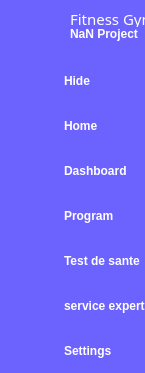
               <widget class="QFrame" name="leftMenuBg">
                <property name="minimumSize">
                 <size>
                  <width>0</width>
                  <height>0</height>
                 </size>
                </property>
                <property name="maximumSize">
                 <size>
                  <width>62</width>
                  <height>16777215</height>
                 </size>
                </property>
                <property name="styleSheet">
                 <string notr="true">background-color:rgb(108, 99, 255);</string>
                </property>
                <property name="frameShape">
                 <enum>QFrame::NoFrame</enum>
                </property>
                <property name="frameShadow">
                 <enum>QFrame::Raised</enum>
                </property>
                <layout class="QVBoxLayout" name="verticalLayout_23">
                 <property name="spacing">
                  <number>0</number>
                 </property>
                 <property name="leftMargin">
                  <number>0</number>
                 </property>
                 <property name="topMargin">
                  <number>0</number>
                 </property>
                 <property name="rightMargin">
                  <number>0</number>
                 </property>
                 <property name="bottomMargin">
                  <number>0</number>
                 </property>
                 <item>
                  <widget class="QFrame" name="topLogoInfo">
                   <property name="minimumSize">
                    <size>
                     <width>0</width>
                     <height>50</height>
                    </size>
                   </property>
                   <property name="maximumSize">
                    <size>
                     <width>16777215</width>
                     <height>50</height>
                    </size>
                   </property>
                   <property name="styleSheet">
                    <string notr="true"/>
                   </property>
                   <property name="frameShape">
                    <enum>QFrame::NoFrame</enum>
                   </property>
                   <property name="frameShadow">
                    <enum>QFrame::Raised</enum>
                   </property>
                   <widget class="QLabel" name="titleLeftApp">
                    <property name="geometry">
                     <rect>
                      <x>70</x>
                      <y>8</y>
                      <width>160</width>
                      <height>20</height>
                     </rect>
                    </property>
                    <property name="font">
                     <font>
                      <family>Segoe UI Semibold</family>
                      <pointsize>11</pointsize>
                      <italic>false</italic>
                      <bold>false</bold>
                     </font>
                    </property>
                    <property name="styleSheet">
                     <string notr="true">color: rgb(255, 255, 255);</string>
                    </property>
                    <property name="text">
                     <string>Fitness Gym</string>
                    </property>
                    <property name="alignment">
                     <set>Qt::AlignLeading|Qt::AlignLeft|Qt::AlignTop</set>
                    </property>
                   </widget>
                   <widget class="QLabel" name="titleLeftDescription">
                    <property name="geometry">
                     <rect>
                      <x>70</x>
                      <y>27</y>
                      <width>160</width>
                      <height>16</height>
                     </rect>
                    </property>
                    <property name="maximumSize">
                     <size>
                      <width>16777215</width>
                      <height>16</height>
                     </size>
                    </property>
                    <property name="font">
                     <font>
                      <family>Segoe UI</family>
                      <pointsize>9</pointsize>
                      <italic>false</italic>
                      <bold>true</bold>
                     </font>
                    </property>
                    <property name="styleSheet">
                     <string notr="true">color: rgb(255, 255, 255);</string>
                    </property>
                    <property name="text">
                     <string>NaN Project</string>
                    </property>
                    <property name="alignment">
                     <set>Qt::AlignLeading|Qt::AlignLeft|Qt::AlignTop</set>
                    </property>
                   </widget>
                   <widget class="QLabel" name="label_17">
                    <property name="geometry">
                     <rect>
                      <x>0</x>
                      <y>0</y>
                      <width>61</width>
                      <height>51</height>
                     </rect>
                    </property>
                    <property name="maximumSize">
                     <size>
                      <width>61</width>
                      <height>51</height>
                     </size>
                    </property>
                    <property name="text">
                     <string/>
                    </property>
                    <property name="pixmap">
                     <pixmap>../../../.designer/images/images/girl-g65e6d80c5_640.jpg</pixmap>
                    </property>
                    <property name="scaledContents">
                     <bool>true</bool>
                    </property>
                   </widget>
                  </widget>
                 </item>
                 <item>
                  <widget class="QFrame" name="leftMenuFrame">
                   <property name="minimumSize">
                    <size>
                     <width>0</width>
                     <height>0</height>
                    </size>
                   </property>
                   <property name="frameShape">
                    <enum>QFrame::NoFrame</enum>
                   </property>
                   <property name="frameShadow">
                    <enum>QFrame::Raised</enum>
                   </property>
                   <layout class="QVBoxLayout" name="verticalMenuLayout">
                    <property name="spacing">
                     <number>0</number>
                    </property>
                    <property name="leftMargin">
                     <number>0</number>
                    </property>
                    <property name="topMargin">
                     <number>8</number>
                    </property>
                    <property name="rightMargin">
                     <number>0</number>
                    </property>
                    <property name="bottomMargin">
                     <number>0</number>
                    </property>
                    <item>
                     <widget class="QFrame" name="toggleBox">
                      <property name="maximumSize">
                       <size>
                        <width>16777215</width>
                        <height>45</height>
                       </size>
                      </property>
                      <property name="frameShape">
                       <enum>QFrame::NoFrame</enum>
                      </property>
                      <property name="frameShadow">
                       <enum>QFrame::Raised</enum>
                      </property>
                      <layout class="QVBoxLayout" name="verticalLayout_24">
                       <property name="spacing">
                        <number>0</number>
                       </property>
                       <property name="leftMargin">
                        <number>0</number>
                       </property>
                       <property name="topMargin">
                        <number>0</number>
                       </property>
                       <property name="rightMargin">
                        <number>0</number>
                       </property>
                       <property name="bottomMargin">
                        <number>0</number>
                       </property>
                       <item>
                        <widget class="QPushButton" name="toggleButton">
                         <property name="sizePolicy">
                          <sizepolicy hsizetype="Expanding" vsizetype="Fixed">
                           <horstretch>0</horstretch>
                           <verstretch>0</verstretch>
                          </sizepolicy>
                         </property>
                         <property name="minimumSize">
                          <size>
                           <width>0</width>
                           <height>45</height>
                          </size>
                         </property>
                         <property name="font">
                          <font>
                           <family>Segoe UI</family>
                           <pointsize>-1</pointsize>
                           <italic>false</italic>
                           <bold>true</bold>
                          </font>
                         </property>
                         <property name="cursor">
                          <cursorShape>PointingHandCursor</cursorShape>
                         </property>
                         <property name="toolTip">
                          <string>hide</string>
                         </property>
                         <property name="layoutDirection">
                          <enum>Qt::LeftToRight</enum>
                         </property>
                         <property name="styleSheet">
                          <string notr="true">#toggleButton{
background-image: url(:/img/images/icons/icon_menu.png);
background-position: left center;
background-repeat: no-repeat;
border: none;
border-left: 20px solid transparent;
text-align: left;
padding-left: 44px;
color: rgb(255, 255, 255);
font-size:12px;
}
#toggleButton:hover{
	background-color:rgb(106, 106, 106);
}

</string>
                         </property>
                         <property name="text">
                          <string>Hide</string>
                         </property>
                         <property name="checkable">
                          <bool>true</bool>
                         </property>
                        </widget>
                       </item>
                      </layout>
                     </widget>
                    </item>
                    <item alignment="Qt::AlignTop">
                     <widget class="QFrame" name="topMenu">
                      <property name="frameShape">
                       <enum>QFrame::NoFrame</enum>
                      </property>
                      <property name="frameShadow">
                       <enum>QFrame::Raised</enum>
                      </property>
                      <layout class="QVBoxLayout" name="verticalLayout_25">
                       <property name="spacing">
                        <number>0</number>
                       </property>
                       <property name="leftMargin">
                        <number>0</number>
                       </property>
                       <property name="topMargin">
                        <number>0</number>
                       </property>
                       <property name="rightMargin">
                        <number>0</number>
                       </property>
                       <property name="bottomMargin">
                        <number>0</number>
                       </property>
                       <item>
                        <widget class="QPushButton" name="btn_home">
                         <property name="sizePolicy">
                          <sizepolicy hsizetype="Expanding" vsizetype="Fixed">
                           <horstretch>0</horstretch>
                           <verstretch>0</verstretch>
                          </sizepolicy>
                         </property>
                         <property name="minimumSize">
                          <size>
                           <width>0</width>
                           <height>45</height>
                          </size>
                         </property>
                         <property name="font">
                          <font>
                           <family>Segoe UI</family>
                           <pointsize>-1</pointsize>
                           <italic>false</italic>
                           <bold>true</bold>
                          </font>
                         </property>
                         <property name="cursor">
                          <cursorShape>PointingHandCursor</cursorShape>
                         </property>
                         <property name="toolTip">
                          <string>home</string>
                         </property>
                         <property name="layoutDirection">
                          <enum>Qt::LeftToRight</enum>
                         </property>
                         <property name="styleSheet">
                          <string notr="true">#btn_home{background-image:url(:/img/images/icons/cil-home.png);
background-position: left center;
background-repeat: no-repeat;
border: none;
border-left: 20px solid transparent;
text-align: left;
padding-left: 44px;
color: rgb(255, 255, 255);
font-size:12px;}

#btn_home:hover{
	background-color:rgb(106, 106, 106);

}</string>
                         </property>
                         <property name="text">
                          <string>Home</string>
                         </property>
                        </widget>
                       </item>
                       <item>
                        <widget class="QPushButton" name="btn_dashboard">
                         <property name="sizePolicy">
                          <sizepolicy hsizetype="Expanding" vsizetype="Fixed">
                           <horstretch>0</horstretch>
                           <verstretch>0</verstretch>
                          </sizepolicy>
                         </property>
                         <property name="minimumSize">
                          <size>
                           <width>0</width>
                           <height>45</height>
                          </size>
                         </property>
                         <property name="font">
                          <font>
                           <family>Segoe UI</family>
                           <pointsize>-1</pointsize>
                           <italic>false</italic>
                           <bold>true</bold>
                          </font>
                         </property>
                         <property name="cursor">
                          <cursorShape>PointingHandCursor</cursorShape>
                         </property>
                         <property name="toolTip">
                          <string>Dashboard</string>
                         </property>
                         <property name="layoutDirection">
                          <enum>Qt::LeftToRight</enum>
                         </property>
                         <property name="styleSheet">
                          <string notr="true">#btn_dashboard{

background-image:url(:/img/images/icons/cil-chart-line.png);
background-position: left center;
background-repeat: no-repeat;
border: none;
border-left: 20px solid transparent;
text-align: left;
padding-left: 44px;
color: rgb(255, 255, 255);
font-size:12px;
}

#btn_dashboard:hover{
		background-color:rgb(106, 106, 106);
}

</string>
                         </property>
                         <property name="text">
                          <string>Dashboard</string>
                         </property>
                        </widget>
                       </item>
                       <item>
                        <widget class="QPushButton" name="btn_program">
                         <property name="sizePolicy">
                          <sizepolicy hsizetype="Expanding" vsizetype="Fixed">
                           <horstretch>0</horstretch>
                           <verstretch>0</verstretch>
                          </sizepolicy>
                         </property>
                         <property name="minimumSize">
                          <size>
                           <width>0</width>
                           <height>45</height>
                          </size>
                         </property>
                         <property name="font">
                          <font>
                           <family>Segoe UI</family>
                           <pointsize>-1</pointsize>
                           <italic>false</italic>
                           <bold>true</bold>
                          </font>
                         </property>
                         <property name="cursor">
                          <cursorShape>PointingHandCursor</cursorShape>
                         </property>
                         <property name="toolTip">
                          <string>Calendrier</string>
                         </property>
                         <property name="layoutDirection">
                          <enum>Qt::LeftToRight</enum>
                         </property>
                         <property name="styleSheet">
                          <string notr="true">#btn_program{

background-image: url(:/img/images/icons/cil-calendar-check.png);
background-position: left center;
background-repeat: no-repeat;
border: none;
border-left: 20px solid transparent;
text-align: left;
padding-left: 44px;
color: rgb(255, 255, 255);
font-size:12px;

}
#btn_program:hover{
	background-color:rgb(106, 106, 106);

}

</string>
                         </property>
                         <property name="text">
                          <string>Program</string>
                         </property>
                        </widget>
                       </item>
                       <item>
                        <widget class="QPushButton" name="btn_test">
                         <property name="sizePolicy">
                          <sizepolicy hsizetype="Expanding" vsizetype="Fixed">
                           <horstretch>0</horstretch>
                           <verstretch>0</verstretch>
                          </sizepolicy>
                         </property>
                         <property name="minimumSize">
                          <size>
                           <width>0</width>
                           <height>45</height>
                          </size>
                         </property>
                         <property name="font">
                          <font>
                           <family>Segoe UI</family>
                           <pointsize>-1</pointsize>
                           <italic>false</italic>
                           <bold>true</bold>
                          </font>
                         </property>
                         <property name="cursor">
                          <cursorShape>PointingHandCursor</cursorShape>
                         </property>
                         <property name="toolTip">
                          <string>Test de sante</string>
                         </property>
                         <property name="layoutDirection">
                          <enum>Qt::LeftToRight</enum>
                         </property>
                         <property name="styleSheet">
                          <string notr="true">#btn_test{
background-image: url(:/img/images/icons/cil-medical-cross.png);
background-position: left center;
background-repeat: no-repeat;
border: none;
border-left: 20px solid transparent;
text-align: left;
padding-left: 44px;
color: rgb(255, 255, 255);
font-size:12px;}

#btn_test:hover{
	background-color:rgb(106, 106, 106);

}





</string>
                         </property>
                         <property name="text">
                          <string>Test de sante</string>
                         </property>
                        </widget>
                       </item>
                       <item>
                        <widget class="QPushButton" name="btn_messages">
                         <property name="sizePolicy">
                          <sizepolicy hsizetype="Expanding" vsizetype="Fixed">
                           <horstretch>0</horstretch>
                           <verstretch>0</verstretch>
                          </sizepolicy>
                         </property>
                         <property name="minimumSize">
                          <size>
                           <width>0</width>
                           <height>45</height>
                          </size>
                         </property>
                         <property name="font">
                          <font>
                           <family>Segoe UI</family>
                           <pointsize>-1</pointsize>
                           <italic>false</italic>
                           <bold>true</bold>
                          </font>
                         </property>
                         <property name="cursor">
                          <cursorShape>PointingHandCursor</cursorShape>
                         </property>
                         <property name="toolTip">
                          <string>contactez expert</string>
                         </property>
                         <property name="layoutDirection">
                          <enum>Qt::LeftToRight</enum>
                         </property>
                         <property name="styleSheet">
                          <string notr="true">#btn_messages{

background-image: url(:/img/images/icons/cil-comment-bubble.png);
background-position: left center;
background-repeat: no-repeat;
border: none;
border-left: 20px solid transparent;
text-align: left;
padding-left: 44px;
color: rgb(255, 255, 255);
font-size:12px;
}
#btn_messages:hover{
	background-color:rgb(106, 106, 106);
}
</string>
                         </property>
                         <property name="text">
                          <string>service expert</string>
                         </property>
                        </widget>
                       </item>
                      </layout>
                     </widget>
                    </item>
                    <item alignment="Qt::AlignBottom">
                     <widget class="QFrame" name="bottomMenu">
                      <property name="frameShape">
                       <enum>QFrame::NoFrame</enum>
                      </property>
                      <property name="frameShadow">
                       <enum>QFrame::Raised</enum>
                      </property>
                      <layout class="QVBoxLayout" name="verticalLayout_26">
                       <property name="spacing">
                        <number>0</number>
                       </property>
                       <property name="leftMargin">
                        <number>0</number>
                       </property>
                       <property name="topMargin">
                        <number>0</number>
                       </property>
                       <property name="rightMargin">
                        <number>0</number>
                       </property>
                       <property name="bottomMargin">
                        <number>0</number>
                       </property>
                       <item>
                        <widget class="QPushButton" name="toggleLeftBox">
                         <property name="sizePolicy">
                          <sizepolicy hsizetype="Expanding" vsizetype="Fixed">
                           <horstretch>0</horstretch>
                           <verstretch>0</verstretch>
                          </sizepolicy>
                         </property>
                         <property name="minimumSize">
                          <size>
                           <width>0</width>
                           <height>45</height>
                          </size>
                         </property>
                         <property name="font">
                          <font>
                           <family>Segoe UI</family>
                           <pointsize>-1</pointsize>
                           <italic>false</italic>
                           <bold>true</bold>
                          </font>
                         </property>
                         <property name="cursor">
                          <cursorShape>PointingHandCursor</cursorShape>
                         </property>
                         <property name="toolTip">
                          <string>settings</string>
                         </property>
                         <property name="layoutDirection">
                          <enum>Qt::LeftToRight</enum>
                         </property>
                         <property name="autoFillBackground">
                          <bool>false</bool>
                         </property>
                         <property name="styleSheet">
                          <string notr="true">#toggleLeftBox{

background-image: url(:/img/images/icons/cil-settings.png);	
background-position: left center;
background-repeat: no-repeat;
border: none;
border-left: 20px solid transparent;
text-align: left;
padding-left: 44px;
color: rgb(255, 255, 255);
font-size:12px;
}

#toggleLeftBox:hover{
	background-color:rgb(106, 106, 106);
}

</string>
                         </property>
                         <property name="text">
                          <string>Settings</string>
                         </property>
                         <property name="checkable">
                          <bool>true</bool>
                         </property>
                        </widget>
                       </item>
                      </layout>
                     </widget>
                    </item>
                   </layout>
                  </widget>
                 </item>
                </layout>
               </widget>
